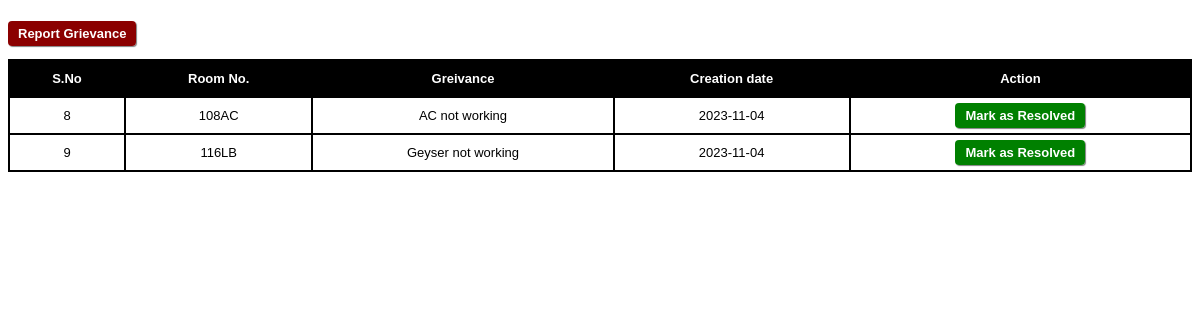
The page /complaint.php on the database its author committed.
### tables this page shows
CREATE TABLE `complaints` (
  `no` int(100) NOT NULL,
  `roomno` varchar(100) NOT NULL,
  `complaint` varchar(1000) NOT NULL,
  `cdate` date NOT NULL
);

### complaint.php (the view, shortened to what this page needs)
<html>
  <link rel="stylesheet" href="CSS/style.css">
  <body>
    <br> <a href="php/addcomplaint.php">Report Grievance</a> <br><br>
    <table>
      <tr>
        <th>S.No</th> <th>Room No.</th> <th>Greivance</th> <th>Creation date</th> <th>Action</th>
      </tr>
        <?php
          include('PHP/connection.php');
          $qry = mysqli_query($con, 'select * from complaints') or die(mysqli_error($con));
          while ( $row = mysqli_fetch_assoc($qry))
          {
            $cnumber = $row['no'];
            echo "<tr>
            <td> $cnumber </td>
            <td>".$row['roomno']."</td>
            <td>".$row['complaint']."</td>
            <td>".$row['cdate']."</td>
            <td><a href='complaint.php?cvalue=$cnumber' class='green'>Mark as Resolved</a></td>
            </tr>";
          }
          ?>
    </table>
</html>

### CSS/style.css (style rules this page uses)
body { font-family: 'Arial'; }
.green { background-color: green; }
table { width: 100%; font-size: small; }
th { background-color: black; color: white; }
table, th, tr, td { border: 2px solid black; border-collapse: collapse; padding: 10px; text-align: center; }
a, button { cursor: pointer; text-decoration: none; padding: 5px 10px 5px 10px; background-color: darkred; color: white; border-radius: 4px; box-shadow: 1px 1px 1px grey; font-size: small; font-weight: bold; }

### rows shown on the page
complaints: no "8", roomno "108AC", complaint "AC not working", cdate "2023-11-04"
complaints: no "9", roomno "116LB", complaint "Geyser not working", cdate "2023-11-04"
